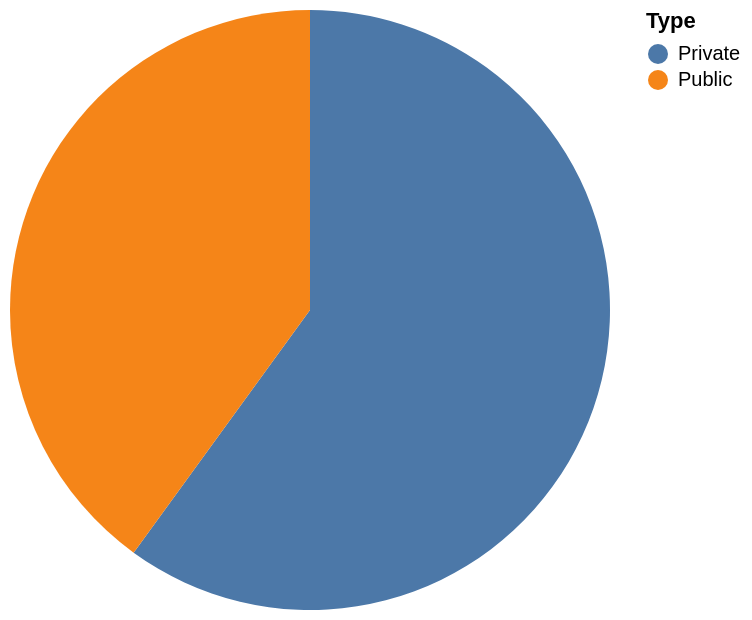

Here is the Vega-Lite specification saved for this chart:
### Vega-Lite specification from a JSON file in a GitHub repository (floating-point values rounded to 4 significant figures)
{"data": {"values": [{"x_data": "Private", "y_data": 3}, {"x_data": "Public", "y_data": 2}]}, "mark": "arc", "encoding": {"theta": {"field": "y_data", "type": "quantitative", "title": "count(*)"}, "color": {"field": "x_data", "type": "nominal", "title": "Type"}}}
